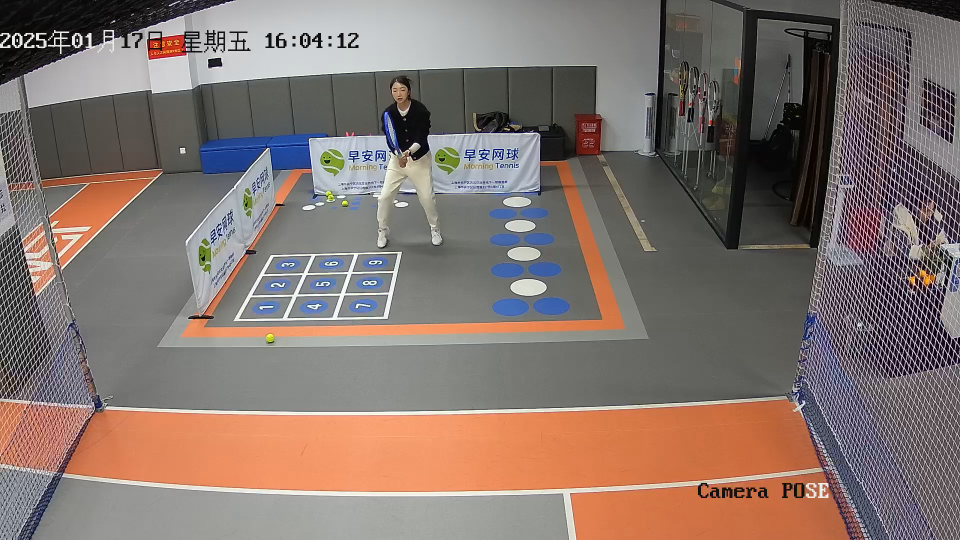
#> input picture frame 10 of data/input_video.mp4, 1920 x 1080 px (shown at 1/2 size)
$ python test_roi_simple.py
#> lines starting #> are read from the running program, lines starting #| are printed output that depends on the picture; after the words box and inside, x2 and y2 are one past the last pixel; in counts of white or black regions, pixels touching at a corner belong together
#> in test_roi_functionality, frame is the input picture: shape (1080, 1920, 3); mean B, G, R 109.5, 115.8, 131.8
#| ✅ 成功读取视频帧: (1080, 1920, 3)
### roi_manager.py
# roi_manager.py
import cv2
import numpy as np
import yaml
import time
from typing import List, Tuple, Optional, Dict, Any, Sequence
import logging

class ROIManager:
    """
    兴趣区域管理器 - 支持4点描线的交互式选择和几何计算
    """

    def __init__(self, config: Dict[str, Any]):
        self.config = config
        self.roi_points = []  # 存储ROI角点
        self.roi_polygon = None  # ROI多边形
        self.exclusion_polygons = []  # 排除区域多边形列表 [{"polygon": np.ndarray, "label": str}]
        self.is_roi_set = False
        self.ball_airspace_frame_size = None

        # 交互状态
        self.current_point_index = 0
        self.max_points = 4
        self.point_radius = 8
        self.line_thickness = 2

        # 颜色定义
        self.colors = {
            'roi_boundary': (0, 255, 255),    # 黄色 - ROI边界
            'roi_fill': (0, 255, 255),        # 黄色 - ROI填充（半透明）
            'current_point': (0, 0, 255),     # 红色 - 当前选择点
            'completed_point': (0, 255, 0),   # 绿色 - 已完成点
            'guide_line': (128, 128, 128),    # 灰色 - 引导线
            'text': (255, 255, 255),          # 白色 - 文字
            'inside_detection': (0, 255, 0),  # 绿色 - 区域内检测
            'outside_detection': (0, 0, 255)  # 红色 - 区域外检测
        }

        # 日志配置
        self.logger = logging.getLogger('ROIManager')
        if not self.logger.handlers:
            handler = logging.StreamHandler()
            formatter = logging.Formatter('🎯 [ROI管理器] %(message)s')
            handler.setFormatter(formatter)
            self.logger.addHandler(handler)
            self.logger.setLevel(logging.INFO)
        # 坐标转换日志开关（默认关闭）
        self.log_coord_adjust = bool(
            self.config.get('roi_settings', {}).get('logging', {}).get('log_coordinate_adjustment', False)
        )

    def interactive_roi_selection(self, frame: np.ndarray, window_name: str = "ROI Selection") -> List[Tuple[int, int]]:
        """
        交互式ROI选择 - 用户通过鼠标点击选择4个点

        Args:
            frame: 输入视频帧
            window_name: 显示窗口名称

        Returns:
            List of (x, y) coordinates for the 4 ROI points
        """
        self.logger.info("开始交互式ROI选择")
        self.logger.info("请点击4个角点来定义兴趣区域，按'r'重置，按'c'确认，按'q'退出")

        self.roi_points = []
        self.current_point_index = 0
        self.is_roi_set = False

        # 创建显示帧的副本
        display_frame = frame.copy()
        temp_frame = frame.copy()

        # [37 lines left out: function mouse_callback, not called in this run]

        # 设置鼠标回调
        cv2.namedWindow(window_name, cv2.WINDOW_NORMAL)
        cv2.setMouseCallback(window_name, mouse_callback)

        # 初始显示
        self._update_roi_display(temp_frame)
        cv2.imshow(window_name, temp_frame)

        # 主循环
        while True:
            key = cv2.waitKey(1) & 0xFF

            if key == ord('q'):
                self.logger.info("用户取消ROI选择")
                self.roi_points = []
                self.is_roi_set = False
                break
            elif key == ord('r'):
                # 重置
                self.logger.info("重置ROI选择")
                self.roi_points = []
                self.current_point_index = 0
                self.is_roi_set = False
                temp_frame = frame.copy()
                self._update_roi_display(temp_frame)
                cv2.imshow(window_name, temp_frame)
            elif key == ord('c') and self.is_roi_set:
                # 确认ROI
                self.logger.info(f"确认ROI: {self.roi_points}")
                break
            elif key == 27:  # ESC键
                self.logger.info("用户按ESC退出")
                self.roi_points = []
                self.is_roi_set = False
                break

        cv2.destroyWindow(window_name)
        return self.roi_points

    def _update_roi_display(self, frame: np.ndarray):
        """更新ROI显示"""
        # 绘制已选择的点
        for i, point in enumerate(self.roi_points):
            color = self.colors['completed_point']
            cv2.circle(frame, point, self.point_radius, color, -1)
            cv2.putText(frame, f"P{i+1}", (point[0]+10, point[1]-10),
                       cv2.FONT_HERSHEY_SIMPLEX, 0.6, color, 2)

        # 绘制已完成的线段
        if len(self.roi_points) > 1:
            for i in range(len(self.roi_points) - 1):
                cv2.line(frame, self.roi_points[i], self.roi_points[i+1],
                        self.colors['roi_boundary'], self.line_thickness)

        # 如果4个点都选择完毕，闭合多边形
        if len(self.roi_points) == self.max_points:
            cv2.line(frame, self.roi_points[-1], self.roi_points[0],
                    self.colors['roi_boundary'], self.line_thickness)

            # 添加半透明填充
            overlay = frame.copy()
            cv2.fillPoly(overlay, [np.array(self.roi_points)], self.colors['roi_fill'])
            cv2.addWeighted(overlay, 0.2, frame, 0.8, 0, frame)

        # 显示指导信息
        instructions = [
            f"点击选择第 {self.current_point_index + 1} 个点" if self.current_point_index < self.max_points else "按 'c' 确认 ROI",
            "按 'r' 重置",
            "按 'q' 退出"
        ]

        for i, text in enumerate(instructions):
            cv2.putText(frame, text, (10, 30 + i * 25),
                       cv2.FONT_HERSHEY_SIMPLEX, 0.6, self.colors['text'], 2)
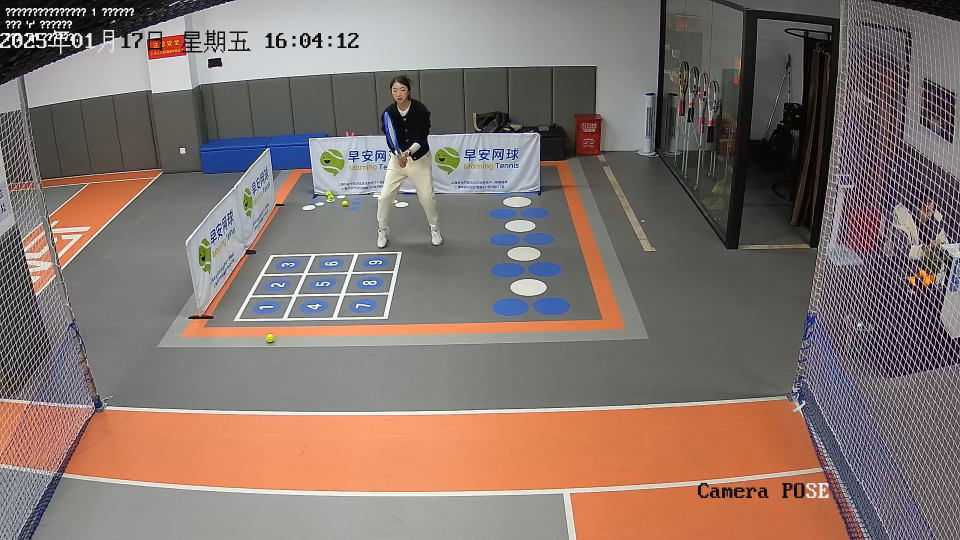
#> frame: shape (1080, 1920, 3) (shown at 1/2 size); 0.15% of pixels changed, all inside (x1, y1, x2, y2) = (11, 16, 268, 86)

    # [35 lines left out: functions _create_roi_polygon, set_roi_points, add_exclusion_polygon, not called in this run]

    def clear_exclusion_polygons(self):
        """清空所有排除区域"""
        self.exclusion_polygons = []

    # [33 lines left out: functions set_exclusion_polygons, is_point_in_exclusion, is_point_in_roi, not called in this run]

    def configure_ball_airspace(self, frame_size: Tuple[int, int]) -> None:
        """Allow airborne balls above a ground ROI, retaining all exclusion zones."""
        self.ball_airspace_frame_size = frame_size

    # [454 lines left out: functions is_ball_in_roi, filter_detections_by_roi, draw_roi, highlight_roi_detections, save_roi_config, load_roi_config and 4 more, not called in this run]

### test_roi_simple.py
# test_roi_simple.py
"""
简单的ROI测试脚本 - 验证ROI功能是否正常
"""

import cv2
import yaml
import os
from roi_manager import ROIManager

def test_roi_functionality():
    print("🎯 ROI功能简单测试")
    print("=" * 40)

    # 创建基础配置
    config = {
        'roi_settings': {
            'enabled': True,
            'interactive_selection': True,
            'auto_load_config': False,  # 强制不加载配置，直接交互式选择
            'visualization': {
                'show_roi_boundary': True,
                'show_roi_fill': True,
                'show_roi_points': True,
                'highlight_detections': True,
                'show_roi_stats': True
            }
        }
    }

    # 检查视频文件
    video_path = "data/input_video.mp4"
    if not os.path.exists(video_path):
        print(f"❌ 视频文件不存在: {video_path}")
        return False

    # 初始化ROI管理器
    print("🎯 初始化ROI管理器...")
    roi_manager = ROIManager(config)

    # 读取视频第一帧
    cap = cv2.VideoCapture(video_path)
    ret, frame = cap.read()
    cap.release()

    if not ret:
        print("❌ 无法读取视频第一帧")
        return False

    print(f"✅ 成功读取视频帧: {frame.shape}")

    # 交互式ROI选择
    print("\n🎯 开始ROI交互式选择...")
    print("操作说明:")
    print("1. 按顺序点击4个点定义兴趣区域")
    print("2. 点击完4个点后按'c'确认")
    print("3. 按'r'重置，按'q'取消")

    selected_points = roi_manager.interactive_roi_selection(frame.copy(), "ROI测试选择")
#> (key q is pressed here)
#> selected_points = []

    if not selected_points or len(selected_points) != 4:
        print("⚠️ ROI选择取消或无效")
        return False

    print(f"✅ ROI选择完成: {selected_points}")

    # 测试ROI功能
    print("\n🧪 测试ROI功能...")

    # 测试点在ROI内判断
    test_points = [
        (100, 100),
        (frame.shape[1]//2, frame.shape[0]//2),  # 图像中心点
        (frame.shape[1]-100, frame.shape[0]-100)
    ]

    for i, point in enumerate(test_points):
        is_inside = roi_manager.is_point_in_roi(point)
        print(f"测试点 {i+1}: {point} -> {'在ROI内' if is_inside else '在ROI外'}")

    # 测试ROI绘制
    print("\n🎨 测试ROI可视化...")
    test_frame = frame.copy()
    test_frame = roi_manager.draw_roi(test_frame, True)

    # 添加测试点
    for point in test_points:
        is_inside = roi_manager.is_point_in_roi(point)
        color = (0, 255, 0) if is_inside else (0, 0, 255)
        cv2.circle(test_frame, point, 10, color, -1)
        cv2.putText(test_frame, f"({point[0]},{point[1]})",
                   (point[0]+15, point[1]-15), cv2.FONT_HERSHEY_SIMPLEX, 0.5, color, 1)

    # 显示结果
    cv2.putText(test_frame, "ROI Test - Green: Inside, Red: Outside",
               (10, 30), cv2.FONT_HERSHEY_SIMPLEX, 0.8, (255, 255, 255), 2)
    cv2.putText(test_frame, "Press any key to continue...",
               (10, test_frame.shape[0] - 20), cv2.FONT_HERSHEY_SIMPLEX, 0.6, (255, 255, 255), 2)

    cv2.imshow("ROI测试结果", test_frame)
    cv2.waitKey(0)
    cv2.destroyAllWindows()

    # 获取ROI统计信息
    roi_stats = roi_manager.get_roi_stats()
    print(f"\n📊 ROI统计信息:")
    print(f"面积: {roi_stats.get('roi_area', 0):.0f} 像素²")
    print(f"边界框: {roi_stats.get('roi_bbox', {})}")
    print(f"周长: {roi_stats.get('roi_perimeter', 0):.0f} 像素")

    # 保存ROI配置
    roi_manager.save_roi_config("configs/test_roi_config.yaml")
    print("✅ ROI配置已保存到 configs/test_roi_config.yaml")

    print("\n🎉 ROI功能测试完成！")
    return True

if __name__ == "__main__":
    test_roi_functionality()

$ run again, starting later in the video
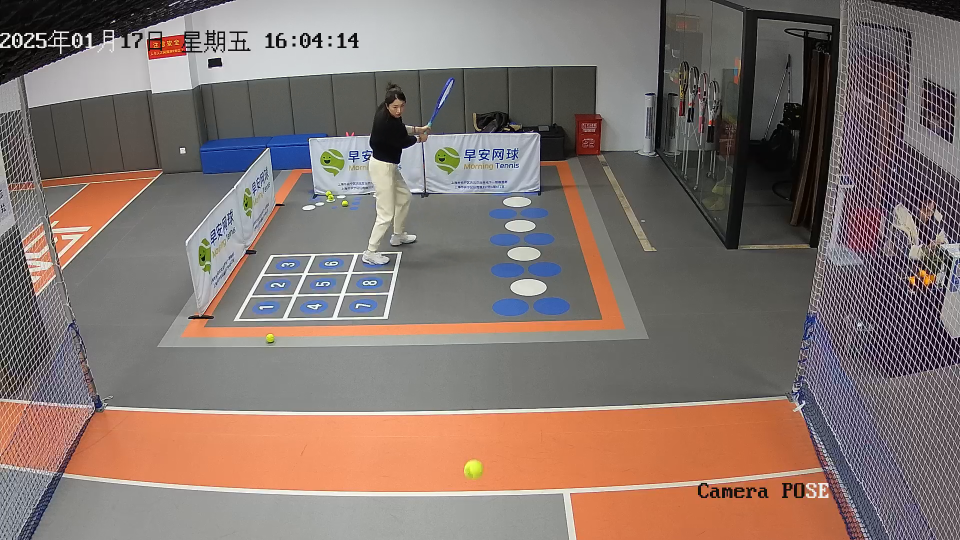
#> input picture frame 45 of data/input_video.mp4, 1920 x 1080 px (shown at 1/2 size)
#> in test_roi_functionality, frame is the input picture: shape (1080, 1920, 3); mean B, G, R 109.6, 115.9, 131.9
#| ✅ 成功读取视频帧: (1080, 1920, 3)
#> after the loop in _update_roi_display, `for i, text in enumerate(instructions):`:
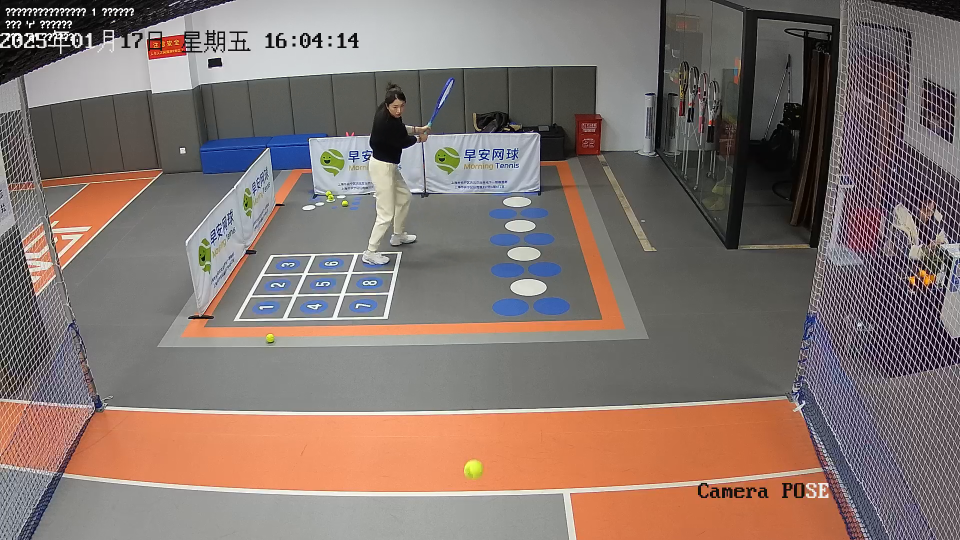
#> frame: shape (1080, 1920, 3) (shown at 1/2 size); 0.15% of pixels changed, all inside (x1, y1, x2, y2) = (11, 16, 268, 86)
#> selected_points = []

$ run again, starting later in the video
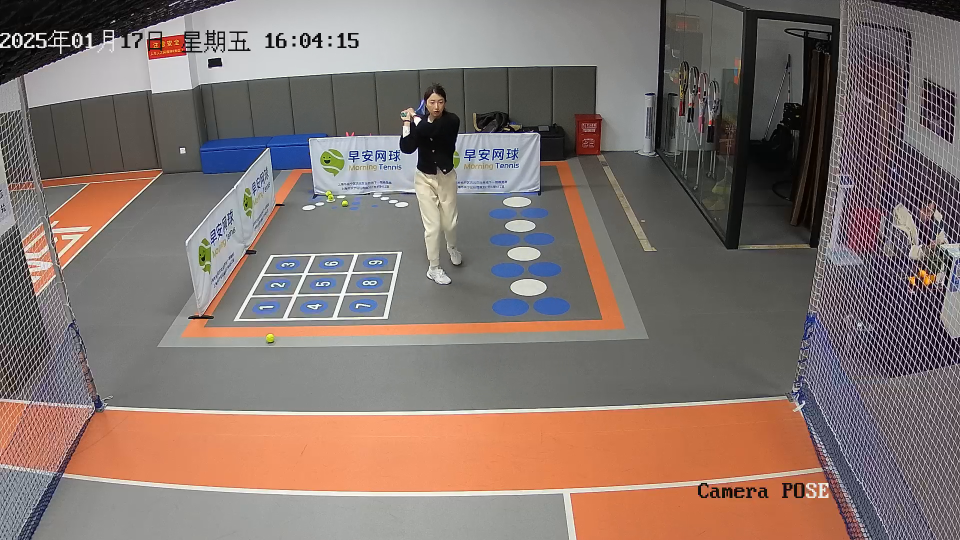
#> input picture frame 80 of data/input_video.mp4, 1920 x 1080 px (shown at 1/2 size)
#> in test_roi_functionality, frame is the input picture: shape (1080, 1920, 3); mean B, G, R 109.5, 115.7, 131.8
#| ✅ 成功读取视频帧: (1080, 1920, 3)
#> after the loop in _update_roi_display, `for i, text in enumerate(instructions):`:
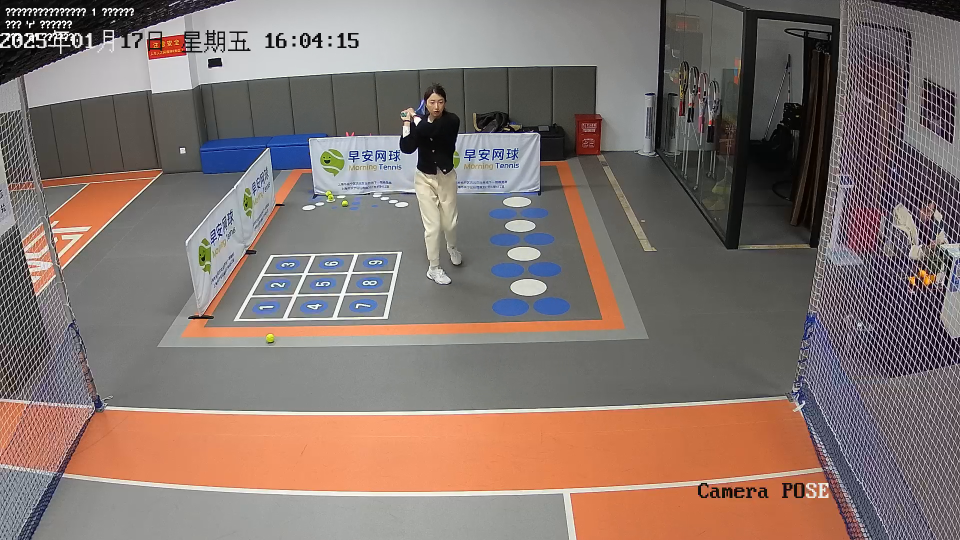
#> frame: shape (1080, 1920, 3) (shown at 1/2 size); 0.15% of pixels changed, all inside (x1, y1, x2, y2) = (11, 16, 268, 86)
#> selected_points = []
